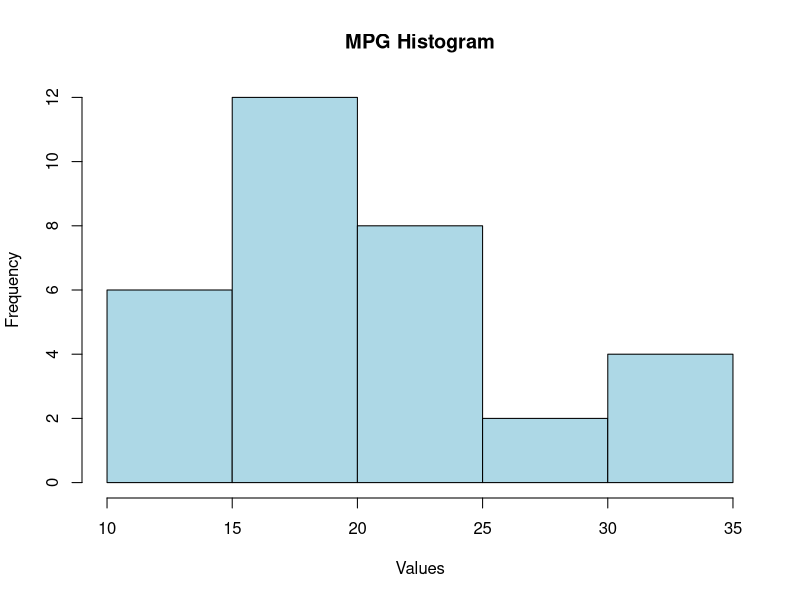

The R source for this figure:
## ---- chunk 1
#install.packages("tidyverse")
library(tidyverse)
## ---- chunk 2

square_function <- function(x) {
  return(x^2)
}

# Using the function
result <- square_function(4)
print(result)
## ---- chunk 3
analyze_vector <- function(x, plot_title = "Histogram") {
  # Check if the input is numeric
  if (!is.numeric(x)) {
    stop("Input must be a numeric vector")
  }
  
  # Calculate mean and standard deviation
  mean_value <- mean(x)
  std_value <- sd(x)
  
  # Output the mean and std
  cat("Mean:", mean_value, "\n")
  cat("Standard Deviation:", std_value, "\n")
  
  # Create a histogram
  hist(x, main = plot_title, xlab = "Values", col = "lightblue", border = "black")
  
  # Return a list containing the mean and std
  return(list(mean = mean_value, std = std_value))
}

# Example usage with the mtcars$mpg vector
result <- analyze_vector(mtcars$mpg, "MPG Histogram")

## ---- chunk 4
# Example: Using if statement
number <- 5
if (number > 0) {
  print("Positive number")
} else {
  print("Non-positive number")
}


## ---- chunk 5

factorial_function <- function(n) {
  result <- 1
  for (i in 1:n) {
    result <- result * i
  }
  return(result)
}

factorial_of_5 <- factorial_function(5)
print(factorial_of_5)

## ---- chunk 6

number <- 1
while (number^2 <= 100) {
  number <- number + 1
}
print(paste("First square number greater than 100 is:", number^2))
